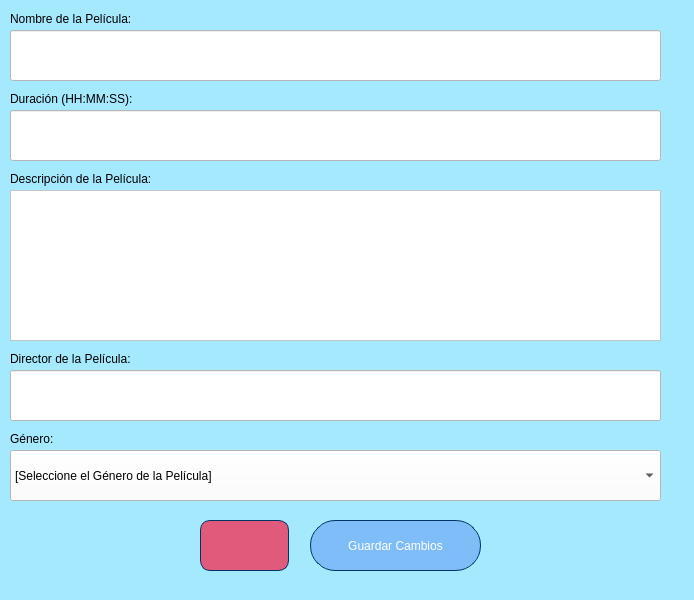
<?xml version="1.0" encoding="UTF-8"?>
<ui version="4.0">
 <class>editMovie</class>
 <widget class="QDialog" name="editMovie">
  <property name="geometry">
   <rect>
    <x>0</x>
    <y>0</y>
    <width>694</width>
    <height>600</height>
   </rect>
  </property>
  <property name="windowTitle">
   <string>Editar Pelicula</string>
  </property>
  <property name="styleSheet">
   <string notr="true">background-color:rgb(165, 233, 255);</string>
  </property>
  <widget class="QLineEdit" name="TxtName">
   <property name="geometry">
    <rect>
     <x>10</x>
     <y>30</y>
     <width>651</width>
     <height>51</height>
    </rect>
   </property>
   <property name="styleSheet">
    <string notr="true">background-color:rgb(255,255,255);</string>
   </property>
   <property name="inputMask">
    <string/>
   </property>
   <property name="text">
    <string/>
   </property>
  </widget>
  <widget class="QTextEdit" name="TxtDescription">
   <property name="geometry">
    <rect>
     <x>10</x>
     <y>190</y>
     <width>651</width>
     <height>151</height>
    </rect>
   </property>
   <property name="styleSheet">
    <string notr="true">background-color:rgb(255,255,255);</string>
   </property>
   <property name="documentTitle">
    <string>Nombr </string>
   </property>
   <property name="html">
    <string>&lt;!DOCTYPE HTML PUBLIC &quot;-//W3C//DTD HTML 4.0//EN&quot; &quot;http://www.w3.org/TR/REC-html40/strict.dtd&quot;&gt;
&lt;html&gt;&lt;head&gt;&lt;meta name=&quot;qrichtext&quot; content=&quot;1&quot; /&gt;&lt;title&gt;Nombr &lt;/title&gt;&lt;style type=&quot;text/css&quot;&gt;
p, li { white-space: pre-wrap; }
&lt;/style&gt;&lt;/head&gt;&lt;body style=&quot; font-family:'Ubuntu'; font-size:11pt; font-weight:400; font-style:normal;&quot;&gt;
&lt;p style=&quot;-qt-paragraph-type:empty; margin-top:0px; margin-bottom:0px; margin-left:0px; margin-right:0px; -qt-block-indent:0; text-indent:0px;&quot;&gt;&lt;br /&gt;&lt;/p&gt;&lt;/body&gt;&lt;/html&gt;</string>
   </property>
  </widget>
  <widget class="QLineEdit" name="TxtTime">
   <property name="geometry">
    <rect>
     <x>10</x>
     <y>110</y>
     <width>651</width>
     <height>51</height>
    </rect>
   </property>
   <property name="styleSheet">
    <string notr="true">background-color:rgb(255,255,255);</string>
   </property>
   <property name="text">
    <string/>
   </property>
  </widget>
  <widget class="QLineEdit" name="TxtDirector">
   <property name="geometry">
    <rect>
     <x>10</x>
     <y>370</y>
     <width>651</width>
     <height>51</height>
    </rect>
   </property>
   <property name="styleSheet">
    <string notr="true">background-color:rgb(255,255,255);</string>
   </property>
   <property name="inputMask">
    <string/>
   </property>
   <property name="text">
    <string/>
   </property>
  </widget>
  <widget class="QComboBox" name="comboBox">
   <property name="geometry">
    <rect>
     <x>10</x>
     <y>450</y>
     <width>651</width>
     <height>51</height>
    </rect>
   </property>
   <property name="styleSheet">
    <string notr="true">background-color:rgb(255,255,255);</string>
   </property>
   <item>
    <property name="text">
     <string>[Seleccione el Género de la Película]</string>
    </property>
   </item>
   <item>
    <property name="text">
     <string>Hechos Reales</string>
    </property>
   </item>
   <item>
    <property name="text">
     <string>Bélicas</string>
    </property>
   </item>
   <item>
    <property name="text">
     <string>Comedias Musicales</string>
    </property>
   </item>
   <item>
    <property name="text">
     <string>Acción</string>
    </property>
   </item>
   <item>
    <property name="text">
     <string>Artes Marciales</string>
    </property>
   </item>
   <item>
    <property name="text">
     <string>Aventuras</string>
    </property>
   </item>
   <item>
    <property name="text">
     <string>Ciencia Ficción</string>
    </property>
   </item>
   <item>
    <property name="text">
     <string>Comedia</string>
    </property>
   </item>
   <item>
    <property name="text">
     <string>Dibujos Animados</string>
    </property>
   </item>
   <item>
    <property name="text">
     <string>Documental</string>
    </property>
   </item>
   <item>
    <property name="text">
     <string>Espada y Hechicería</string>
    </property>
   </item>
   <item>
    <property name="text">
     <string>Espionaje</string>
    </property>
   </item>
   <item>
    <property name="text">
     <string>Horror</string>
    </property>
   </item>
   <item>
    <property name="text">
     <string>Misterio</string>
    </property>
   </item>
   <item>
    <property name="text">
     <string>Terror</string>
    </property>
   </item>
   <item>
    <property name="text">
     <string>Deportivas</string>
    </property>
   </item>
   <item>
    <property name="text">
     <string>Dramáticas</string>
    </property>
   </item>
   <item>
    <property name="text">
     <string>Fantásticas</string>
    </property>
   </item>
   <item>
    <property name="text">
     <string>Infantiles</string>
    </property>
   </item>
   <item>
    <property name="text">
     <string>Musicales</string>
    </property>
   </item>
   <item>
    <property name="text">
     <string>Policíacas</string>
    </property>
   </item>
   <item>
    <property name="text">
     <string>Psicológicas</string>
    </property>
   </item>
   <item>
    <property name="text">
     <string>Románticas</string>
    </property>
   </item>
   <item>
    <property name="text">
     <string>Animales</string>
    </property>
   </item>
   <item>
    <property name="text">
     <string>Aviación</string>
    </property>
   </item>
   <item>
    <property name="text">
     <string>Delincuencia</string>
    </property>
   </item>
   <item>
    <property name="text">
     <string>Discapacitados</string>
    </property>
   </item>
   <item>
    <property name="text">
     <string>Religión</string>
    </property>
   </item>
   <item>
    <property name="text">
     <string>Política</string>
    </property>
   </item>
  </widget>
  <widget class="QPushButton" name="pushButton_2">
   <property name="geometry">
    <rect>
     <x>310</x>
     <y>520</y>
     <width>171</width>
     <height>51</height>
    </rect>
   </property>
   <property name="styleSheet">
    <string notr="true">border-style: solid;
border-width: 1px;
border-color: rgb(0, 51, 102);
background-color: rgb(126, 189, 248);
color: rgb(255, 255, 255);
border-radius: 25px;</string>
   </property>
   <property name="text">
    <string>Guardar Cambios</string>
   </property>
  </widget>
  <widget class="QLabel" name="label">
   <property name="geometry">
    <rect>
     <x>10</x>
     <y>10</y>
     <width>151</width>
     <height>17</height>
    </rect>
   </property>
   <property name="text">
    <string>Nombre de la Película:</string>
   </property>
  </widget>
  <widget class="QLabel" name="label_2">
   <property name="geometry">
    <rect>
     <x>10</x>
     <y>90</y>
     <width>161</width>
     <height>17</height>
    </rect>
   </property>
   <property name="text">
    <string>Duración (HH:MM:SS):</string>
   </property>
  </widget>
  <widget class="QLabel" name="label_3">
   <property name="geometry">
    <rect>
     <x>10</x>
     <y>170</y>
     <width>181</width>
     <height>17</height>
    </rect>
   </property>
   <property name="text">
    <string>Descripción de la Película:</string>
   </property>
  </widget>
  <widget class="QLabel" name="label_4">
   <property name="geometry">
    <rect>
     <x>10</x>
     <y>350</y>
     <width>161</width>
     <height>17</height>
    </rect>
   </property>
   <property name="text">
    <string>Director de la Película:</string>
   </property>
  </widget>
  <widget class="QLabel" name="label_5">
   <property name="geometry">
    <rect>
     <x>10</x>
     <y>430</y>
     <width>67</width>
     <height>17</height>
    </rect>
   </property>
   <property name="text">
    <string>Género:</string>
   </property>
  </widget>
  <widget class="QPushButton" name="pushButton_3">
   <property name="geometry">
    <rect>
     <x>200</x>
     <y>520</y>
     <width>89</width>
     <height>51</height>
    </rect>
   </property>
   <property name="styleSheet">
    <string notr="true">border-style: solid;
border-width: 1px;
border-color: rgb(0, 51, 102);
background-color: rgb(225, 89, 123);
color: rgb(255, 255, 255);
border-radius: 10px;
image: url(:/X/Cancelar.png);</string>
   </property>
   <property name="text">
    <string/>
   </property>
  </widget>
 </widget>
 <resources>
  <include location="Logos/cesto.qrc"/>
  <include location="Logos/X.qrc"/>
 </resources>
 <connections/>
</ui>
